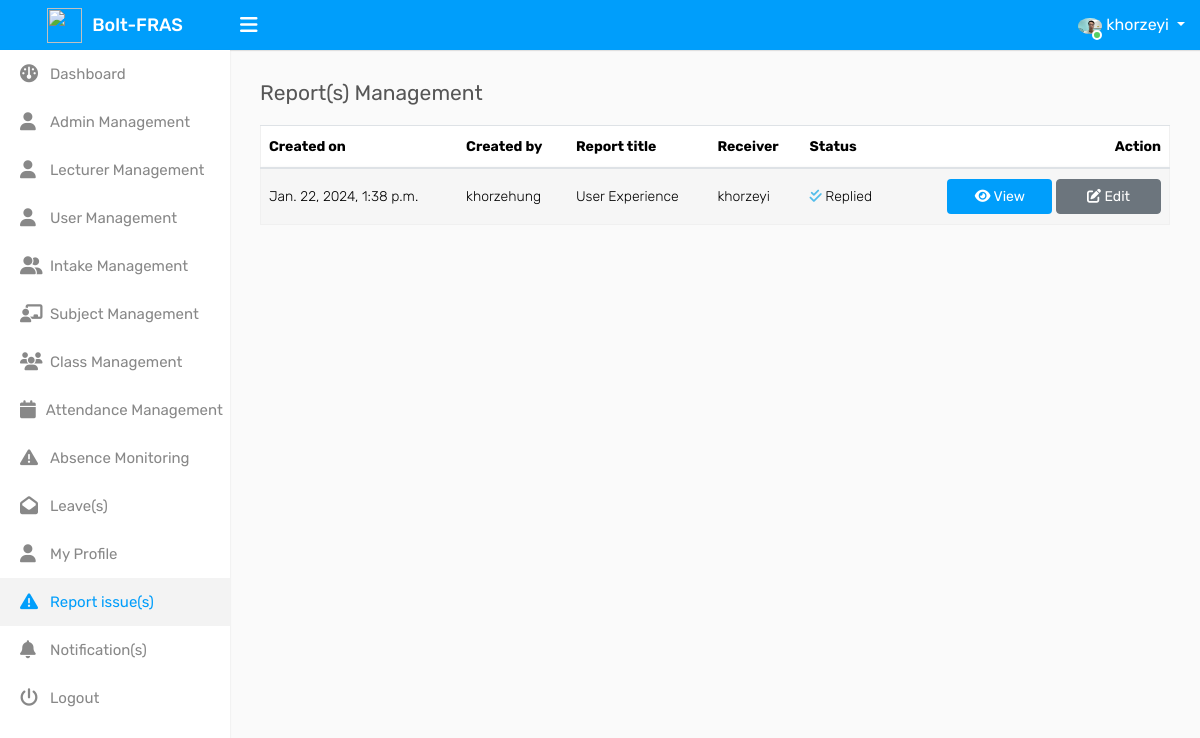
Page /admin-report-management (signed in) on the earlier database version.
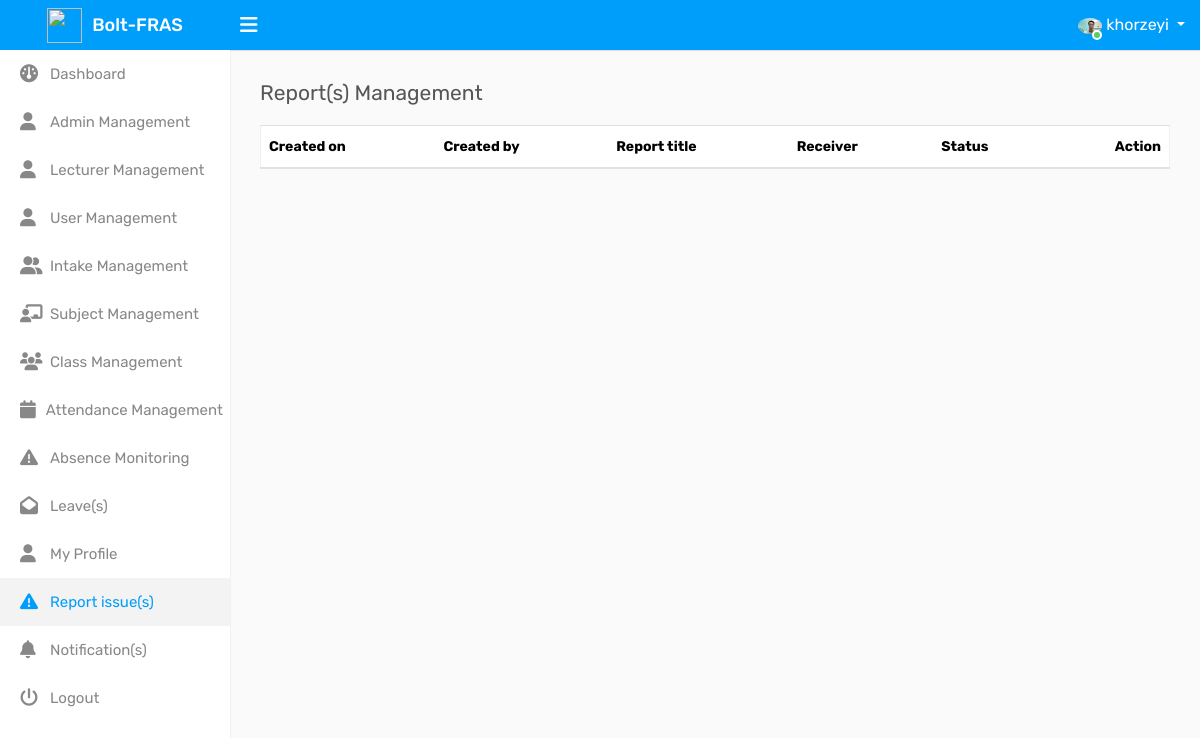
Same page on the later database version.
### system/models.py (models this page shows, shortened)
class ReportTable(models.Model):
    TITLE_CHOICES = (
        ('User Experience', 'user experience'),
        ('Attendance', 'attendance'),
        ('Others', 'others'),
    )
    STATUS_CHOICES = (
        ('delivered', 'Delivered'),
        ('read', 'Read'),
        ('replied', 'Replied'),
    )
    reportTitle = models.CharField(max_length=50, choices=TITLE_CHOICES, default='Attendance')
    reportMessage = models.CharField(max_length=255, default="Not provided")
    creator = models.CharField(max_length=255, default="Not provided")
    reportDate = models.DateTimeField(default=datetime.datetime.now)
    receiver = models.ForeignKey(AdminProfile, on_delete=models.CASCADE, default="Not provided")
    replyMessage = models.CharField(max_length=255, default="Not provided", blank=True, null = True)
    replyDate = models.DateTimeField(default=datetime.datetime.now, blank =True, null = True)
    status = models.CharField(max_length=10, choices=STATUS_CHOICES, default='delivered')

class AdminProfile(models.Model):
    adminId = models.CharField(max_length=50, primary_key=True, default="Not provided")
    user = models.OneToOneField(User, on_delete=models.CASCADE, limit_choices_to={'groups__name': 'admin'})
    adminProfileImage = models.ImageField(null=True, blank=True, upload_to='adminProfileImage', default='adminProfileImage/default.png')

### system/decorators.py (the view)
        def wrapper_func(request, *args, **kwargs):
            group = None
            if request.user.groups.exists():
                group = request.user.groups.all()[0].name
            if group in allow_roles:
                return view_func(request, *args, **kwargs)
            else:
                message = 'Sorry, you are not allowed to view this page'
                return render(request, 'error.html', {'message': message})

### system/context_processors.py (called while the page is built)
def notification_count(request):
    allowed_groups = ['admin', 'user']
    if request.user.is_authenticated and request.user.groups.filter(name__in=allowed_groups).exists():
        notifications = NotificationTable.objects.filter(receiver=request.user.username, status='delivered')
        notification_count = notifications.count()
    else:
        notification_count = 0
    return {'notification_count': notification_count}

def unread_leave_count(request):
    allowed_groups = ['admin']
    if request.user.is_authenticated and request.user.groups.filter(name='admin').exists():
        user = request.user
        admin = AdminProfile.objects.get(user=user)
        leaves = LeaveTable.objects.filter(adminID=admin, status='pending')
        leave_count = leaves.count()
    else:
        leave_count = 0
    return {'leave_count': leave_count}

### system/views/admin_views.py (called while the page is built)
@login_required(login_url='/')
@allow_users(allow_roles=['admin'])
def admin_reportManagement(request):
    reports = ReportTable.objects.all()
    return render(request, 'admin-templates/reportManagement.html', {'reports': reports})

### system/templates/admin-templates/reportManagement.html (shortened to what this page needs)
{% load static %}
{% include 'head.html' %}
<body>
    <div class="main-wrapper">
        {% include 'header_admin.html' %}
        <div class="page-wrapper">
            <div class="content">
                <div class="row">
                    <div class="col-sm-4 col-3">
                        <h4 class="page-title">Report(s) Management</h4>
                    </div>
                </div>
                <div class="row">
                    <div class="col-md-12">
                        <div class="table-responsive">
                            <table id="example" class="table table-striped custom-table mb-0">
                                <thead>
                                    <tr>
                                        <th>Created on </th>
                                        <th>Created by</th>
                                        <th>Report title</th>
                                        <th>Receiver</th>
                                        <th>Status</th>
                                        <th class="text-right disable-sort">Action</th>
                                    </tr>
                                </thead>
                                <tbody>
                                    {% for report in reports %}
                                        {% if report.receiver.user.username == request.user.username %}
                                            <tr>
                                                <td>{{ report.reportDate }}</td>
                                                <td>{{ report.creator }}</td>
                                                <td>{{ report.reportTitle }}</td>
                                                <td>{{ report.receiver.user.username }}</td>
                                                {% if report.status == "delivered" or report.status == "Delivered" %}
                                                    <td><i class="fa-solid fa-check"></i> Delivered</td>
                                                {% elif report.status == "read" or report.status == "Read" %}
                                                    <td><i class="fa-solid fa-check-double"></i> Read</td>
                                                {% else %}
                                                    <td><i class="fa-solid fa-check-double" style="color: #53bdea;"></i> Replied</td>
                                                {% endif %}
                                                <td class="text-right">
                                                    <a href="admin-read-report-view/{{report.id}}"><button type="button" class="btn btn-primary" style="width: 105px;"><i class="fa fa-eye"></i> View</button></a>
                                                    <a href="admin-read-report-reply/{{report.id}}"><button type="button" class="btn btn-secondary" style="width: 105px;"><i class="fa fa-edit"></i> Edit</button></a>
                                                </td>
                                            </tr>
                                        {% endif %}
                                    {% endfor %}
                                </tbody>
                            </table>
                        </div>
                    </div>
                </div>
            </div>
        </div>
    </div>
</body>
</html>

Differences in the rows shown:
removed ReportTable: reportDate "Jan. 22, 2024, 1:38 p.m.", creator "khorzehung", reportTitle "User Experience", receiver.user.username "khorzeyi", status "replied" (drawn)
